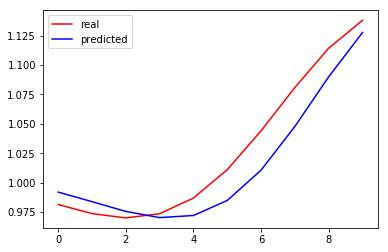

Recreate this plot in Python.


import numpy as np
import matplotlib.pyplot as plt
import pandas as pd
dataset = pd.read_csv('mgdata.dat.csv')
training_set = dataset.iloc[:1100, 1:2].values

X_train=[]
y_train=[]
for i in range(20,1090):
    X_train.append(training_set[i-20:i,0])
    y_train.append(training_set[i,0])
X_train=np.asarray(X_train)
y_train=np.asarray(y_train)
import keras
from keras.models import Sequential
from keras.layers import Dense

# Initialising the ANN
classifier = Sequential()

# Adding the input layer and the first hidden layer
classifier.add(Dense(output_dim = 35, init = 'uniform', activation = 'relu', input_dim = 20))

# Adding the second hidden layer
classifier.add(Dense(output_dim = 35, init = 'uniform', activation = 'relu'))
# Adding the third hidden layer
classifier.add(Dense(output_dim = 35, init = 'uniform', activation = 'relu'))

# Adding the output layer
classifier.add(Dense(output_dim = 1, init = 'uniform', activation = 'linear'))

# Compiling the ANN
classifier.compile(optimizer = 'adam', loss = 'mean_squared_error', metrics = [])

# Fitting the ANN to the Training set
history =classifier.fit(X_train, y_train, batch_size =8, nb_epoch = 60,validation_split=0.03)

dataset_test=dataset.iloc[1100:1110, 1:2].values
y_test=dataset.iloc[1100:1110, 1:2].values
dataset_test=pd.DataFrame(dataset_test)
dataset_train=pd.DataFrame(training_set)


dataset_total = pd.concat((dataset_train, dataset_test), axis = 0)
inputs = dataset_total[len(dataset_total) - len(dataset_test) - 20:].values


inputs = inputs.reshape(-1,1)

X_test = []
for i in range(20,30):
    X_test.append(inputs[i-20:i, 0])
X_test = np.array(X_test)

predicted = classifier.predict(X_test)


# Visualising the results
plt.plot(y_test, color = 'red', label="real" )
plt.plot(predicted, color = 'blue', label="predicted")
plt.legend()
plt.show()

plt.plot(history.history['loss'])
plt.plot(history.history['val_loss'])
plt.title('model loss')
plt.ylabel('loss')
plt.xlabel('epoch')
plt.legend(['train', 'validation'], loc='upper left')
plt.show()
